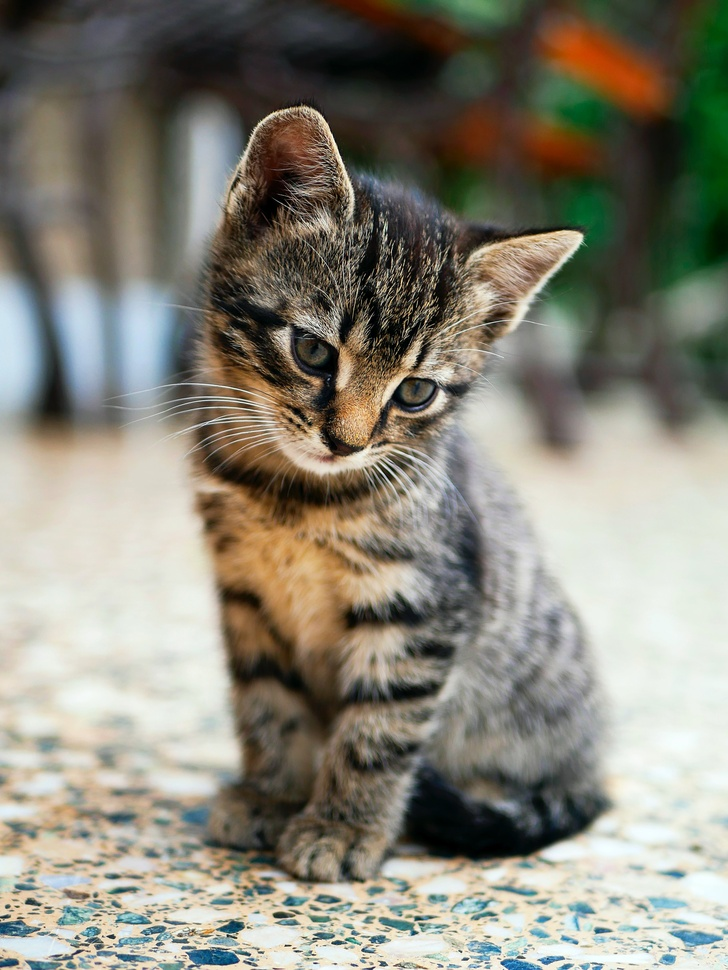
#> input picture cat.jpg, 728 x 970 px, shrunk from 2853 x 3803 before the run
$ jupyter execute ocv1TempletMaching.ipynb
#> lines starting #> are read from the running program, lines starting #| are printed output that depends on the picture
[cell 1]
import cv2
import matplotlib.pyplot as plt
import numpy as np

[cell 2]
img = cv2.imread('cat.jpg')
#> img is the input picture: shape (970, 728, 3); mean B, G, R 120.6, 133.2, 136
img = cv2.cvtColor(img,cv2.COLOR_BGR2RGB)
plt.imshow(img)

[cell 3]
face = cv2.imread('cat-head.jpg')
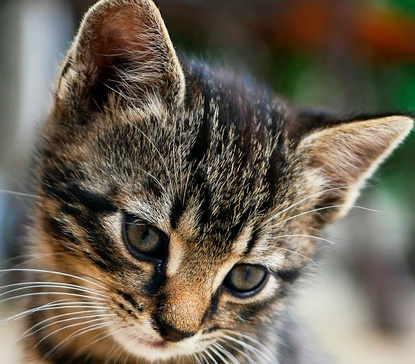
#> input picture cat-head.jpg, 415 x 364 px, shrunk from 1627 x 1426 before the run
#> face is the input picture: shape (364, 415, 3); mean B, G, R 83.6, 98.6, 108
face = cv2.cvtColor(face,cv2.COLOR_BGR2RGB)
plt.imshow(face)

[cell 4]
methods =['cv2.TM_CCOEFF','cv2.TM_CCOEFF_NORMED','cv2.TM_CCORR','cv2.TM_CCORR_NORMED','cv2.TM_SQDIFF','cv2.TM_SQDIFF_NORMED']

[cell 5]
for x in methods:
    copy_img = img.copy()
    method = eval(x)
    res = cv2.matchTemplate(copy_img,face,method)
    min_val,max_val,min_loc,max_loc = cv2.minMaxLoc(res)
    if method in [cv2.TM_SQDIFF,cv2.TM_SQDIFF_NORMED]:
        top_left = min_loc
    else:
        top_left = max_loc

    #possition for triengle
    height,width,channel = face.shape
    bottom_right = (top_left[0]+width,top_left[1]+height)

    #drawing facr
    cv2.rectangle(copy_img,top_left,bottom_right,(255,55,255),50)

    #show image
    plt.subplot(121)
    plt.imshow(res)
    plt.title('result')
    plt.subplot(122)
    plt.imshow(copy_img)
    plt.title('img')
    plt.suptitle(x)
    plt.show()
    print('/n')
#> this loop made 6 passes
#> (min_val, max_val, min_loc, top_left, bottom_right) on passes 1 to 4: (-376424096, 1.54e+09, (0, 487), (169, 114), (584, 478)), (-0.205, 0.978, (0, 488), (169, 114), (584, 478)), (2.92e+09, 7.43e+09, (313, 0), (313, 606), (728, 970)), (0.708, 0.994, (313, 33), (169, 114), (584, 478))
#> (min_val, max_val, max_loc, top_left, bottom_right) on passes 5 to 6: (70705280, 6.02e+09, (0, 484), (169, 114), (584, 478)), (0.012, 0.704, (313, 0), (169, 114), (584, 478))
#> pass 1, `res = cv2.matchTemplate(copy_img,face,method)`:
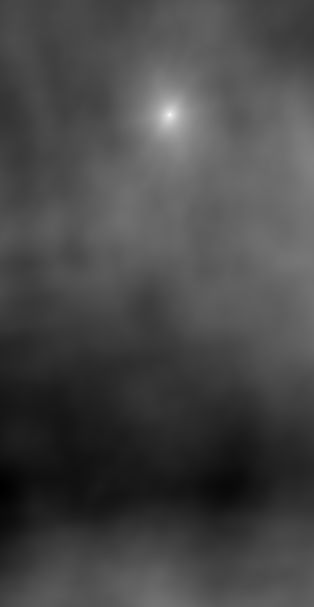
#> res: shape (607, 314) float32; min -376424096, max 1.54e+09, mean 162569136; drawn with min black and max white
#> pass 1, `plt.show()`:
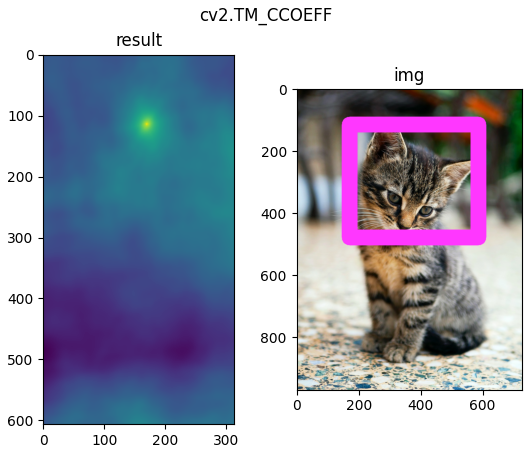
#> figure drawn by matplotlib, 2 panels
#> pass 3, `res = cv2.matchTemplate(copy_img,face,method)`:
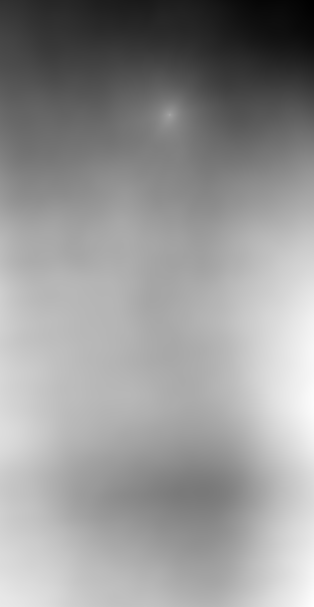
#> res: shape (607, 314) float32; min 2.92e+09, max 7.43e+09, mean 5.58e+09; drawn with min black and max white
#> after the loop:
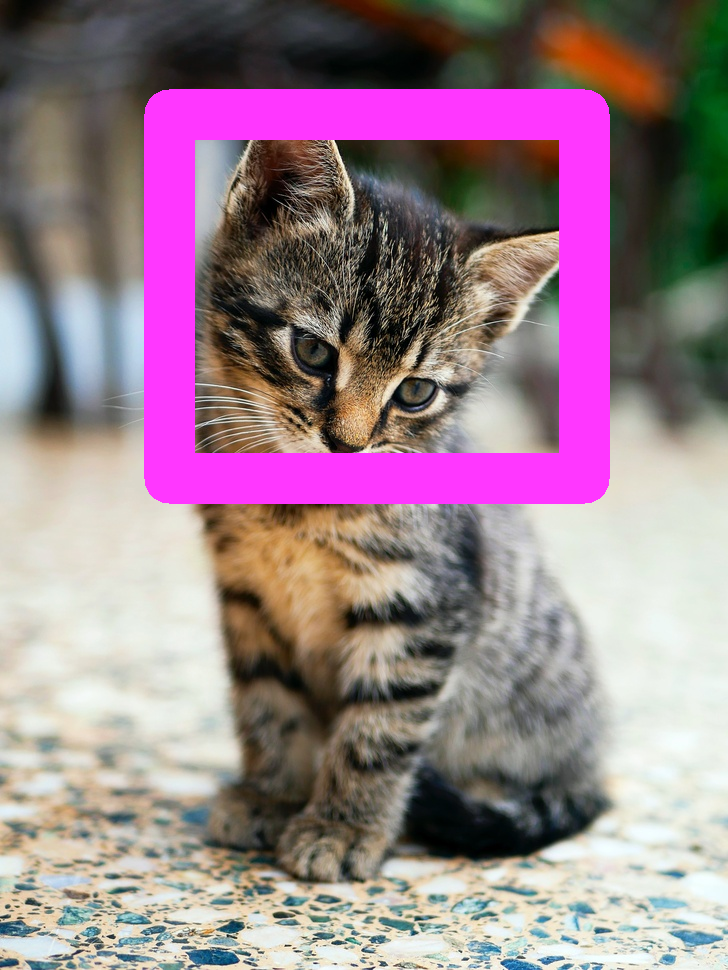
#> copy_img: shape (970, 728, 3); mean R, G, B 152.3, 127.4, 138.7
#> after the loop:
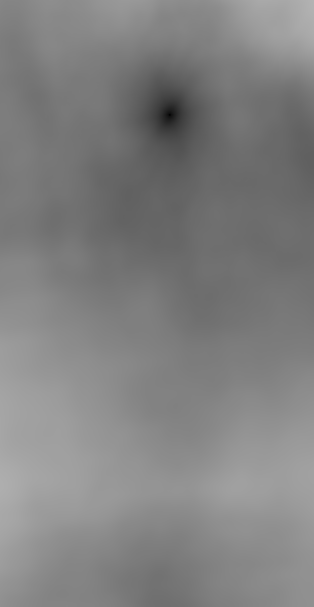
#> res: shape (607, 314) float32; min 0.012, max 0.704, mean 0.506
